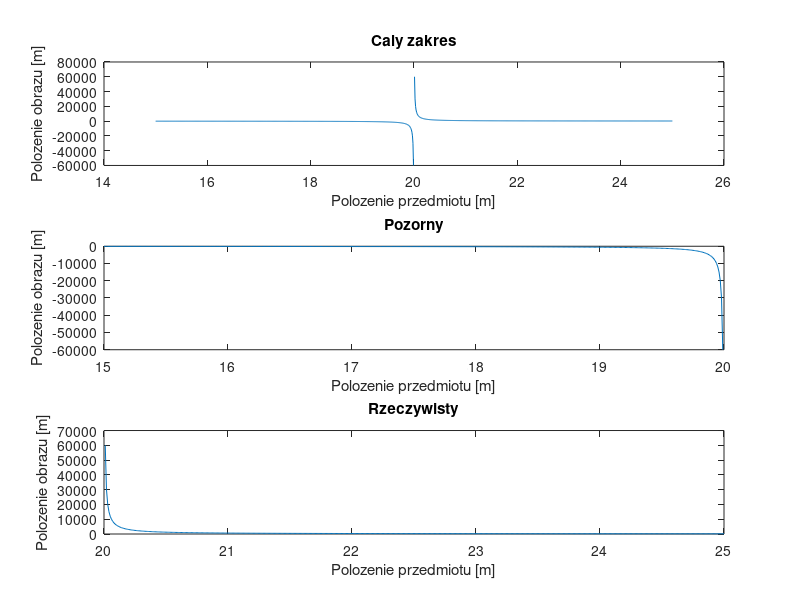

This chart was generated by the following MATLAB code:
% Tomasz Targiel
% Lista 7
% Zadanie 1

% Ten program rysuje wykres polozenia obrazu w funkcji polozenia przedmiotu dla wypuklej powierzchni zakrzywiajacej

clear;
clc;

% Dane ogolne
R = 10; % Promien krzywizny
n1 = 1; % Wspolczynnik zalamania 1
n2 = 1.5; % Wspolczynnik zalamania 2

% Obliczenia
% Dla calego
p1 = [15:0.01:25]; % Zakres polozenia przedmiotu
q1 = n2 ./ (((n2 - n1) ./ R) - (n1 ./ p1));
% f = ((n2 ./ n1) - 1) * ((1 ./ R))
% p1 = linspace(0.5 * f, 1.5 * f, 101)
% q1 = 1 ./ ((1 ./ f) - (1 ./ p1));

% Dla pozornego
p2 = [15:0.01:20];
q2 = n2 ./ (((n2 - n1) ./ R) - (n1 ./ p2));

% Dla rzeczywistego
p3 = [20:0.01:25];
q3 = n2 ./ (((n2 - n1) ./ R) - (n1 ./ p3));

figure(1)
subplot(3, 1, 1)
plot(p1, q1);
title('Caly zakres')
xlabel('Polozenie przedmiotu [m]')
ylabel('Polozenie obrazu [m]')

subplot(3, 1, 2)
plot(p2, q2)
title('Pozorny')
xlabel('Polozenie przedmiotu [m]')
ylabel('Polozenie obrazu [m]')

subplot(3, 1, 3)
plot(p3, q3)
title('Rzeczywisty')
xlabel('Polozenie przedmiotu [m]')
ylabel('Polozenie obrazu [m]')
